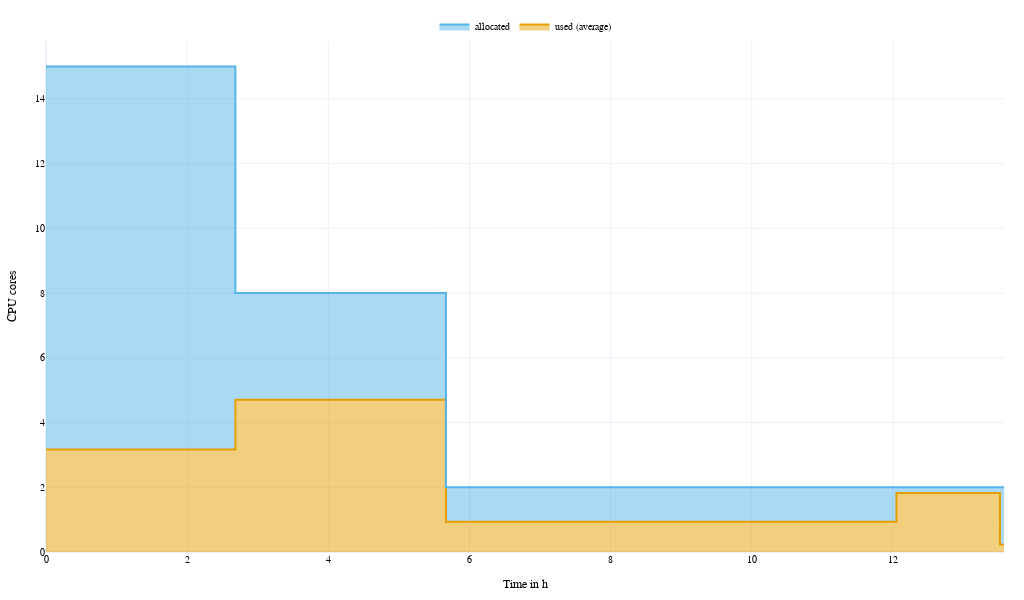

Here is the notebook cell this chart was saved with:
### Code cell
figure_aoc_cpu_v4 = go.Figure()

figure_aoc_cpu_v4.add_trace(
    go.Scatter(
        x=pd.concat([pd.Series([0]), df_CPU_v04["time"].dt.total_seconds() / 60 / 60]),
        y=pd.concat([pd.Series([df_CPU_v04["used"][0]]), df_CPU_v04["used"]]),
        fill="tozeroy",
        line_color=CUD_COLORS[0],
        #fillcolor=CUD_COLORS[0],
        line_shape="vh",
        mode="lines",
        name="used (average)",
    )
)

figure_aoc_cpu_v4.add_trace(
    go.Scatter(
        x=pd.concat([pd.Series([0]), df_CPU_v04["time"].dt.total_seconds() / 60 / 60]),
        y=pd.concat([pd.Series([df_CPU_v04["allocated"][0]]), df_CPU_v04["allocated"]]),
        fill="tonexty",
        line_color=CUD_COLORS[1],
        #fillcolor=CUD_COLORS[1],
        line_shape="vh",
        mode="lines",
        name="allocated",
    )
)

figure_aoc_cpu_v4.update_layout(
    dict(
        width=570,
        height=320,
        margin=dict(l=20, r=20, t=20, b=20),
        template="plotly_white+cud",
        showlegend=True,
        legend=dict(orientation="h", yanchor="bottom", y=1, xanchor="center", x=0.5),
        xaxis_title="Time in h",
        yaxis_title="CPU cores",
        font=dict(family="Arial", color="#000000", size=10),
    )
)

figure_aoc_cpu_v4.write_image("pipeline_benchmark_CPU_v4_aoc.pdf")

figure_aoc_cpu_v4.update_layout(
    dict(
        width=1024,
        height=600,
        font=dict(family="Arial", color="#000000"),
    )
)
figure_aoc_cpu_v4.show()

### Figure 1 — Plotly figure (JSON) as saved in the notebook; plotly's stock layout.template omitted (floating-point values rounded to 4 significant figures)
{"data": [{"fill": "tozeroy", "line": {"color": "#e69f00", "shape": "vh"}, "mode": "lines", "name": "used (average)", "type": "scatter", "x": [0, 2.683, 5.667, 12.05, 13.52, 13.57], "y": [3.165, 3.165, 4.704, 0.936, 1.82, 0.228]}, {"fill": "tonexty", "line": {"color": "#56b4e9", "shape": "vh"}, "mode": "lines", "name": "allocated", "type": "scatter", "x": [0, 2.683, 5.667, 12.05, 13.52, 13.57], "y": [15, 15, 8, 2, 2, 2]}], "layout": {"font": {"color": "#000000", "family": "Arial", "size": 10}, "height": 600, "legend": {"orientation": "h", "x": 0.5, "xanchor": "center", "y": 1, "yanchor": "bottom"}, "margin": {"b": 20, "l": 20, "r": 20, "t": 20}, "showlegend": true, "width": 1024, "xaxis": {"title": {"text": "Time in h"}}, "yaxis": {"title": {"text": "CPU cores"}}}}
